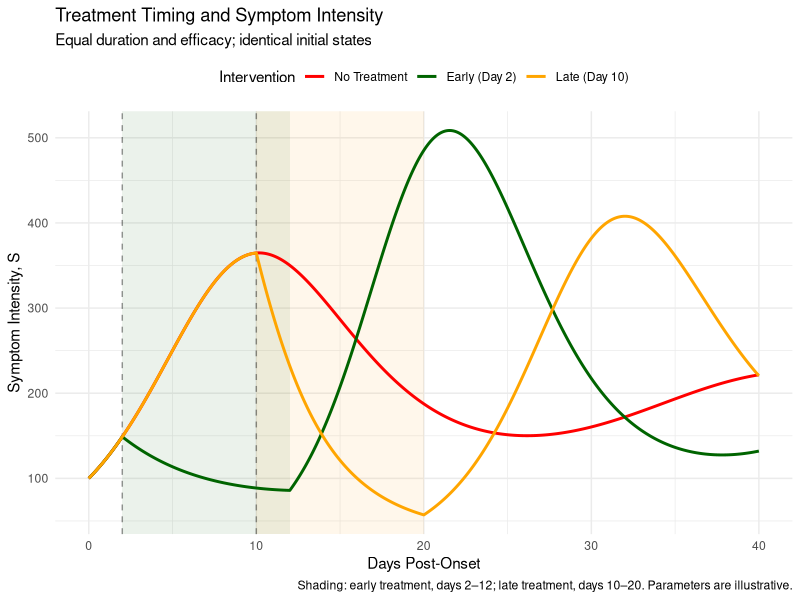
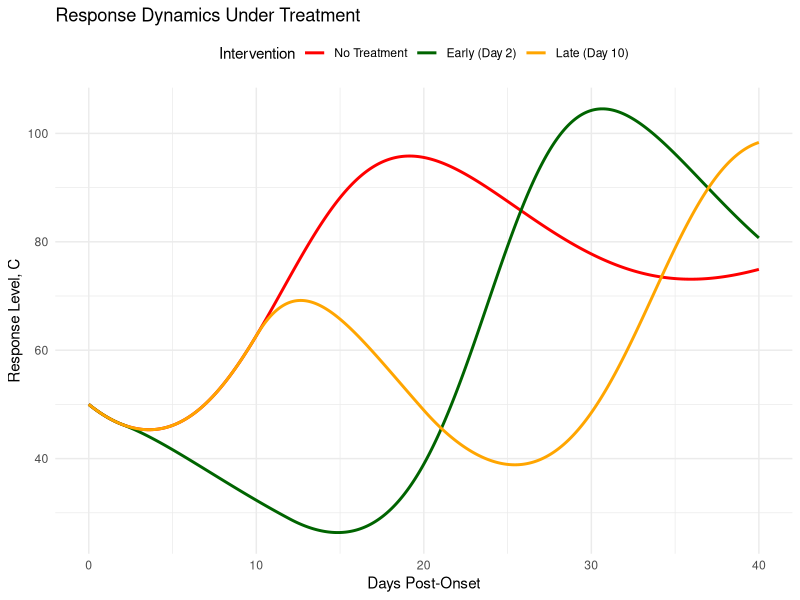

Generate these figures, in order, with R:
## ---- chunk 1
# Install once if needed:
# install.packages(c("deSolve", "ggplot2"))

library(deSolve)
library(ggplot2)

# ------------------------------------------------------------
# 1. Model parameters
# ------------------------------------------------------------

# Illustrative values only.
# Replace these with your original or calibrated parameters.
params <- c(
  r = 0.50,
  K = 1000,
  a = 0.005,
  b = 0.0005,
  d = 0.10
)

# ------------------------------------------------------------
# 2. Input validation
# ------------------------------------------------------------

check_scalar <- function(x, name, lower = -Inf, upper = Inf) {
  if (!is.numeric(x) ||
      length(x) != 1L ||
      !is.finite(x) ||
      x < lower ||
      x > upper) {
    stop(
      sprintf(
        "%s must be a finite numeric scalar in [%s, %s].",
        name, lower, upper
      ),
      call. = FALSE
    )
  }
}

validate_params <- function(parameters) {
  required <- c("r", "K", "a", "b", "d")

  if (!is.numeric(parameters) ||
      is.null(names(parameters)) ||
      anyDuplicated(names(parameters)) ||
      !all(required %in% names(parameters))) {
    stop(
      "parameters must be a named numeric vector containing r, K, a, b, d.",
      call. = FALSE
    )
  }

  p <- parameters[required]

  if (any(!is.finite(p)) ||
      any(p[c("r", "a", "b", "d")] < 0) ||
      p[["K"]] <= 0) {
    stop(
      "r, a, b, and d must be nonnegative; K must be positive.",
      call. = FALSE
    )
  }

  p
}

# ------------------------------------------------------------
# 3. ODE system
# ------------------------------------------------------------

# effective_r is constant within each integration segment.
treatment_effect <- function(t, state, parameters) {
  S <- state[["S"]]
  C <- state[["C"]]

  dS <- parameters[["effective_r"]] * S *
    (1 - S / parameters[["K"]]) -
    parameters[["a"]] * S * C

  dC <- parameters[["b"]] * S * C -
    parameters[["d"]] * C

  list(c(S = dS, C = dC))
}

# ------------------------------------------------------------
# 4. Simulation with explicit treatment boundaries
# ------------------------------------------------------------

simulate_treatment <- function(
    S0,
    C0,
    treat_day,
    duration = 10,
    efficacy = 0.7,
    t_max = 40,
    dt = 0.01,
    parameters = params,
    rtol = 1e-8,
    atol = 1e-10) {

  p <- validate_params(parameters)

  check_scalar(S0, "S0", lower = 0)
  check_scalar(C0, "C0", lower = 0)
  check_scalar(treat_day, "treat_day", lower = 0)
  check_scalar(duration, "duration", lower = 0)
  check_scalar(efficacy, "efficacy", lower = 0, upper = 1)
  check_scalar(t_max, "t_max", lower = 0)
  check_scalar(dt, "dt", lower = 0)
  check_scalar(rtol, "rtol", lower = 0)
  check_scalar(atol, "atol", lower = 0)

  if (t_max == 0 || dt == 0 || rtol == 0 || atol == 0) {
    stop("t_max, dt, rtol, and atol must be positive.",
         call. = FALSE)
  }

  treat_end <- treat_day + duration

  if (!is.finite(treat_end)) {
    stop("treat_day + duration must be finite.", call. = FALSE)
  }

  # Split only at boundaries inside the simulation interval.
  switches <- c(treat_day, treat_end)
  switches <- switches[switches > 0 & switches < t_max]

  boundaries <- sort(unique(c(0, switches, t_max)))

  # Include switching times and the final time exactly.
  times <- sort(unique(c(
    seq(0, t_max, by = dt),
    boundaries
  )))

  state <- c(S = S0, C = C0)
  pieces <- vector("list", length(boundaries) - 1L)

  for (i in seq_len(length(boundaries) - 1L)) {
    left <- boundaries[i]
    right <- boundaries[i + 1L]

    # Treatment status is constant over this segment.
    midpoint <- left + (right - left) / 2

    treatment_on <- (
      duration > 0 &&
      midpoint >= treat_day &&
      midpoint < treat_end
    )

    segment_params <- c(
      p,
      effective_r = p[["r"]] *
        if (treatment_on) (1 - efficacy) else 1
    )

    segment_times <- sort(unique(c(
      left,
      times[times > left & times < right],
      right
    )))

    segment <- as.data.frame(
      deSolve::ode(
        y = state,
        times = segment_times,
        func = treatment_effect,
        parms = segment_params,
        method = "lsoda",
        tcrit = right,
        rtol = rtol,
        atol = atol
      )
    )

    # Carry the terminal state into the next segment.
    state <- c(
      S = tail(segment$S, 1),
      C = tail(segment$C, 1)
    )

    # Avoid duplicate rows at shared boundaries.
    if (i > 1L) {
      segment <- segment[-1L, , drop = FALSE]
    }

    pieces[[i]] <- segment
  }

  solution <- do.call(rbind, pieces)
  rownames(solution) <- NULL

  solution
}

# ------------------------------------------------------------
# 5. Untreated baseline
# ------------------------------------------------------------

simulate_episode <- function(
    S0,
    C0,
    t_max = 40,
    dt = 0.01,
    parameters = params) {

  simulate_treatment(
    S0 = S0,
    C0 = C0,
    treat_day = 0,
    duration = 0,
    efficacy = 0,
    t_max = t_max,
    dt = dt,
    parameters = parameters
  )
}

# ------------------------------------------------------------
# 6. Compare identical initial conditions
# ------------------------------------------------------------

no_treatment <- simulate_episode(100, 50, t_max = 40)
no_treatment$condition <- "No Treatment"

early_treatment <- simulate_treatment(
  S0 = 100,
  C0 = 50,
  treat_day = 2,
  duration = 10,
  efficacy = 0.7
)
early_treatment$condition <- "Early (Day 2)"

late_treatment <- simulate_treatment(
  S0 = 100,
  C0 = 50,
  treat_day = 10,
  duration = 10,
  efficacy = 0.7
)
late_treatment$condition <- "Late (Day 10)"

condition_order <- c(
  "No Treatment",
  "Early (Day 2)",
  "Late (Day 10)"
)

treatment_comparison <- rbind(
  no_treatment,
  early_treatment,
  late_treatment
)

treatment_comparison$condition <- factor(
  treatment_comparison$condition,
  levels = condition_order
)

# ------------------------------------------------------------
# 7. Outcome measures
# ------------------------------------------------------------

trapezoid_auc <- function(time, values) {
  n <- length(time)

  sum(
    diff(time) *
      (values[-n] + values[-1L]) / 2
  )
}

summarize_solution <- function(solution) {
  peak_index <- which.max(solution$S)

  data.frame(
    condition = as.character(solution$condition[1]),
    peak_S = solution$S[peak_index],
    time_of_peak = solution$time[peak_index],
    AUC_S = trapezoid_auc(solution$time, solution$S),
    final_S = tail(solution$S, 1),
    final_C = tail(solution$C, 1)
  )
}

outcomes <- do.call(
  rbind,
  lapply(
    split(
      treatment_comparison,
      treatment_comparison$condition,
      drop = TRUE
    ),
    summarize_solution
  )
)

rownames(outcomes) <- NULL

outcomes <- outcomes[
  match(condition_order, outcomes$condition),
  ,
  drop = FALSE
]

baseline_auc <- outcomes$AUC_S[
  outcomes$condition == "No Treatment"
]

outcomes$AUC_reduction_percent <- if (baseline_auc > 0) {
  100 * (baseline_auc - outcomes$AUC_S) / baseline_auc
} else {
  NA_real_
}

print(outcomes, row.names = FALSE)

# ------------------------------------------------------------
# 8. Symptom trajectories
# ------------------------------------------------------------

treatment_plot <- ggplot(
  treatment_comparison,
  aes(x = time, y = S, color = condition)
) +
  # Draw treatment windows behind the trajectories.
  annotate(
    "rect",
    xmin = 2, xmax = 12,
    ymin = -Inf, ymax = Inf,
    alpha = 0.08, fill = "darkgreen"
  ) +
  annotate(
    "rect",
    xmin = 10, xmax = 20,
    ymin = -Inf, ymax = Inf,
    alpha = 0.08, fill = "orange"
  ) +
  geom_vline(
    xintercept = c(2, 10),
    linetype = "dashed",
    alpha = 0.4
  ) +
  geom_line(linewidth = 1) +
  scale_color_manual(
    values = c(
      "No Treatment" = "red",
      "Early (Day 2)" = "darkgreen",
      "Late (Day 10)" = "orange"
    )
  ) +
  labs(
    title = "Treatment Timing and Symptom Intensity",
    subtitle = "Equal duration and efficacy; identical initial states",
    x = "Days Post-Onset",
    y = "Symptom Intensity, S",
    color = "Intervention",
    caption = paste(
      "Shading: early treatment, days 2–12;",
      "late treatment, days 10–20.",
      "Parameters are illustrative."
    )
  ) +
  theme_minimal() +
  theme(legend.position = "top")

print(treatment_plot)

# Optional: inspect the coupled response variable.
response_plot <- ggplot(
  treatment_comparison,
  aes(x = time, y = C, color = condition)
) +
  geom_line(linewidth = 1) +
  scale_color_manual(
    values = c(
      "No Treatment" = "red",
      "Early (Day 2)" = "darkgreen",
      "Late (Day 10)" = "orange"
    )
  ) +
  labs(
    title = "Response Dynamics Under Treatment",
    x = "Days Post-Onset",
    y = "Response Level, C",
    color = "Intervention"
  ) +
  theme_minimal() +
  theme(legend.position = "top")

print(response_plot)
